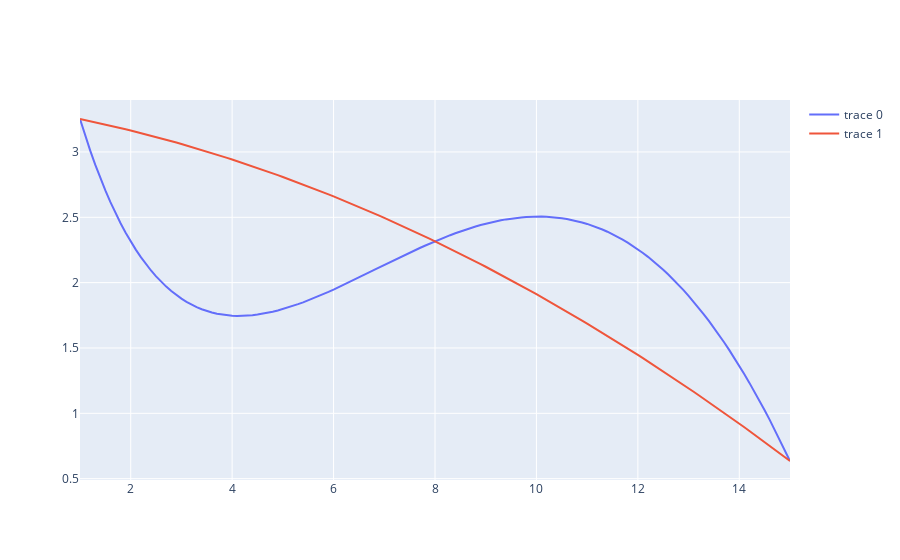

This figure's notebook cell:
### Markdown cell above
2. Повторите те же шаги для многочлена второй степени, который совпадает с функцией f в точках 1, 8 и 15. Улучшилось ли качество аппроксимации?

### Code cell
from scipy import linalg
import numpy as np

x = np.array([1, 8, 15])
def f(x):
    return sin(x/5) * exp(x/10) + 5*exp(-x/2) 
a = np.array([[1, 1, 1], [1, 8, 8**2], [1, 15, 15**2]])
b = f(x)
w = scipy.linalg.solve(a, b)
print(w)
x = np.arange(1, 15.1, 0.1)
def f(x):
    return sin(x/5) * exp(x/10) + 5*exp(-x/2)
def w(x):
    return 3.32512949 -0.06531159*x -0.00760104*(x**2)

import plotly.graph_objs as go
fig = go.Figure()
fig.add_trace(go.Scatter(x=x, y=f(x)))
fig.add_trace(go.Scatter(x=x, y=w(x)))
fig.show()

### Figure 1 — Plotly figure (JSON) as saved in the notebook; plotly's stock layout.template omitted (floating-point values rounded to 4 significant figures; data arrays with more than 128 entries replaced by an {"elided": "..."} marker saying what was removed)
{"data": [{"type": "scatter", "x": {"elided": "141 float values"}, "y": {"elided": "141 float values"}}, {"type": "scatter", "x": {"elided": "141 float values"}, "y": {"elided": "141 float values"}}], "layout": {}}
